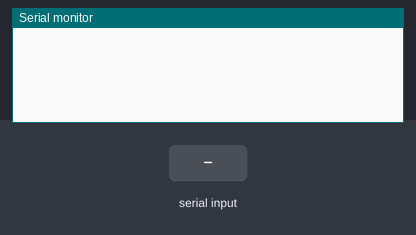
This program was run on a simulated ESP8266 (NodeMCU). Shown: the last lines printed to the serial monitor. Inputs (shaded band) come from the test bench.

Above: at 1.2 s.
1.3 s: "ON\n" received over Serial
At 2.5 s:
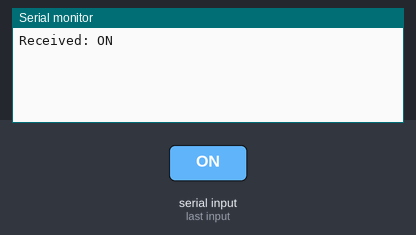
2.8 s: "OFF\n" received over Serial
At 3.9 s:
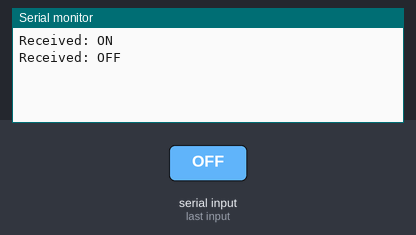
4.3 s: "1\n" received over Serial
At 5.1 s:
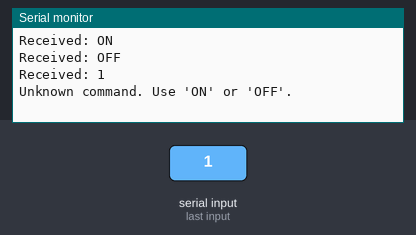

The program:

main.cpp
```cpp
#include <Arduino.h>

void setup()
{
    Serial.begin(9600); // Initialize serial communication at 9600 baud rate
}

void loop()
{
    // Check if data is available to read from the serial port
    if (Serial.available() > 0)
    {
        String input = Serial.readStringUntil('\n'); // Read the input until a newline character
        Serial.print("Received: ");
        Serial.println(input); // Echo the received input back to the serial monitor
        // You can add more processing logic here if needed
        if (input == "ON")
        {
            digitalWrite(LED_BUILTIN, HIGH); // Turn on the built-in LED
        }
        else if (input == "OFF")
        {
            digitalWrite(LED_BUILTIN, LOW); // Turn off the built-in LED
        }
        else
        {
            Serial.println("Unknown command. Use 'ON' or 'OFF'.");
        }
    }

    delay(100); // Add a small delay to avoid overwhelming the serial monitor
}
```

Measured:
- after the input at 1.3 s, the serial monitor: prints a new line at once (image 1)
- after the input at 2.8 s, the serial monitor: prints a new line at once (image 2)
- after the input at 4.3 s, the serial monitor: prints a new line at once (image 3)
